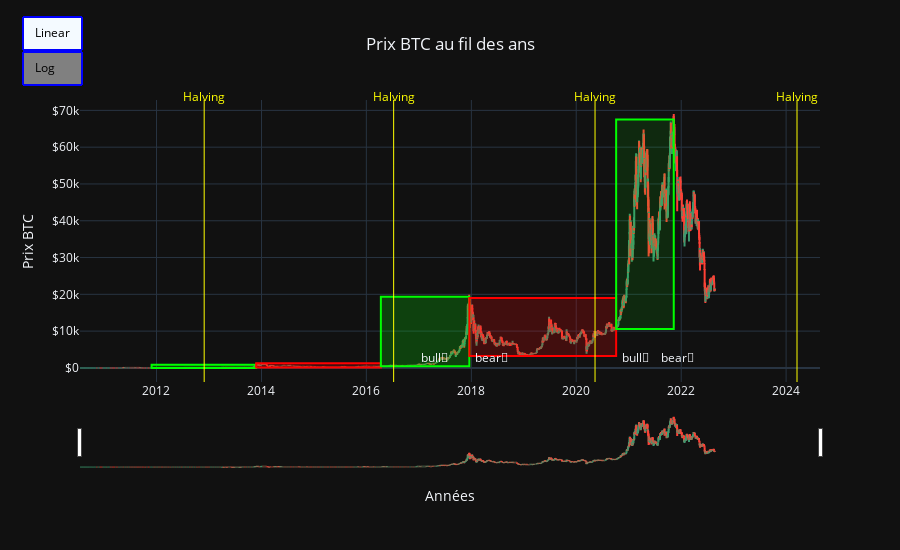

Write notebook code for a chart like this one.
### Code cell
import plotly.graph_objects as go

fig = go.Figure(data=go.Ohlc(x=data['Date'],
                open=data['Open'],
                high=data['High'],
                low=data['Low'],
                close=data['Close']))

x0_0, x1_0 = '2011-11-28', '2013-11-25'
x0_1, x1_1 = '2013-11-25', '2016-04-11'
x0_2, x1_2 = '2016-04-11', '2017-12-18'
x0_3, x1_3 = '2017-12-18', '2020-10-05'
x0_4, x1_4 = '2020-10-05', '2021-11-10'

filtered_data_0 = data.loc[(data['Date'] >= x0_0) & (data['Date'] <= x1_0)]
min_y_0 = filtered_data_0['Close'].min()
max_y_0 = filtered_data_0['Close'].max()

filtered_data_1 = data.loc[(data['Date'] >= x0_1) & (data['Date'] <= x1_1)]
min_y_1 = filtered_data_1['Close'].min()
max_y_1 = filtered_data_1['Close'].max()

filtered_data_2 = data.loc[(data['Date'] >= x0_2) & (data['Date'] <= x1_2)]
min_y_2 = filtered_data_2['Close'].min()
max_y_2 = filtered_data_2['Close'].max()

filtered_data_3 = data.loc[(data['Date'] >= x0_3) & (data['Date'] <= x1_3)]
min_y_3 = filtered_data_3['Close'].min()
max_y_3 = filtered_data_3['Close'].max()

filtered_data_4 = data.loc[(data['Date'] >= x0_4) & (data['Date'] <= x1_4)]
min_y_4 = filtered_data_4['Close'].min()
max_y_4 = filtered_data_4['Close'].max()

fig.update_layout(template='plotly_dark',
    height = 550,
    title='Prix BTC au fil des ans',
    xaxis_title="Années",
    yaxis_title='Prix BTC',title_x=0.5,
    shapes = [dict(type='rect', x0=x0_0, y0=min_y_0, x1=x1_0, y1=max_y_0, fillcolor='rgba(0, 255, 0, 0.2)',line=dict(color='rgba(0, 255, 0, 1)')),
            dict(type='rect', x0=x0_1, y0=min_y_1, x1=x1_1, y1=max_y_1, fillcolor='rgba(255, 0, 0, 0.2)',line=dict(color='rgba(255, 0, 0, 1)')),
            dict(type='rect', x0=x0_2, y0=min_y_2, x1=x1_2, y1=max_y_2, fillcolor='rgba(0, 255, 0, 0.2)', line=dict(color='rgba(0, 255, 0, 1)')),
            dict(type='rect', x0=x0_3, y0=min_y_3, x1=x1_3, y1=max_y_3, fillcolor='rgba(255, 0, 0, 0.2)', line=dict(color='rgba(255, 0, 0, 1)')),
            dict(type='rect', x0=x0_4, y0=min_y_4, x1=x1_4, y1=max_y_4, fillcolor='rgba(0, 255, 0, 0.1)', line=dict(color='rgba(0, 255, 0, 1)')),
            # Halving
            dict(x0='2012-11-28', x1='2012-11-28', y0=0, y1=1, xref='x', yref='paper',line_width=1, line_dash='dot', line_color='yellow'),
            dict(x0='2016-07-09', x1='2016-07-09', y0=0, y1=1, xref='x', yref='paper',line_width=1, line_dash='dot', line_color='yellow'),
            dict(x0='2020-05-11', x1='2020-05-11', y0=0, y1=1, xref='x', yref='paper',line_width=1, line_dash='dot', line_color='yellow'),
            dict(x0='2024-03-17', x1='2024-03-17', y0=0, y1=1, xref='x', yref='paper',line_width=1, line_dash='dot', line_color='yellow')],
    annotations=[dict(x='2017-01-01', y=0.05, xref='x', yref='paper',showarrow=False, xanchor='left', text='bull🐂'),
        dict(x='2018-01-10', y=0.05, xref='x', yref='paper',showarrow=False, xanchor='left', text='bear🐻'),
        dict(x='2020-11-01', y=0.05, xref='x', yref='paper',showarrow=False, xanchor='left', text='bull🐂'),
        dict(x='2021-08-01', y=0.05, xref='x', yref='paper',showarrow=False, xanchor='left', text='bear🐻'),
        # Halving
        dict(x='2012-11-28', y=1.05, xref='x', yref='paper',showarrow=False, xanchor='center', text='Halving', font = dict(color = 'yellow')),
        dict(x='2016-07-09', y=1.05, xref='x', yref='paper',showarrow=False, xanchor='center', text='Halving', font = dict(color = 'yellow')),
        dict(x='2020-05-11', y=1.05, xref='x', yref='paper',showarrow=False, xanchor='center', text='Halving', font = dict(color = 'yellow')),
        dict(x='2024-03-17', y=1.05, xref='x', yref='paper',showarrow=False, xanchor='center', text='Halving', font = dict(color = 'yellow'))],
    updatemenus=[
        dict(type='buttons',
             buttons=[dict(label='Linear', method='relayout',args=[{'yaxis.type': 'linear'}]),
                      dict(label='Log', method='relayout', args=[{'yaxis.type': 'log'}])],
                      x=0, y=1.3, bgcolor = 'gray', bordercolor = 'blue', borderwidth = 2, font = dict(color = 'black')
            )]
)

fig.update_yaxes(
    tickprefix="$", showgrid=True
)

fig.update_xaxes(
     showgrid=True
)

fig.show()

### Figure 1 — Plotly figure (JSON) as saved in the notebook; plotly's stock layout.template omitted (floating-point values rounded to 4 significant figures; data arrays with more than 128 entries replaced by an {"elided": "..."} marker saying what was removed)
{"data": [{"close": {"elided": "4420 float values"}, "high": {"elided": "4420 float values"}, "low": {"elided": "4420 float values"}, "open": {"elided": "4420 float values"}, "type": "ohlc", "x": {"elided": "4420 str values"}}], "layout": {"annotations": [{"showarrow": false, "text": "bull🐂", "x": "2017-01-01", "xanchor": "left", "xref": "x", "y": 0.05, "yref": "paper"}, {"showarrow": false, "text": "bear🐻", "x": "2018-01-10", "xanchor": "left", "xref": "x", "y": 0.05, "yref": "paper"}, {"showarrow": false, "text": "bull🐂", "x": "2020-11-01", "xanchor": "left", "xref": "x", "y": 0.05, "yref": "paper"}, {"showarrow": false, "text": "bear🐻", "x": "2021-08-01", "xanchor": "left", "xref": "x", "y": 0.05, "yref": "paper"}, {"font": {"color": "yellow"}, "showarrow": false, "text": "Halving", "x": "2012-11-28", "xanchor": "center", "xref": "x", "y": 1.05, "yref": "paper"}, {"font": {"color": "yellow"}, "showarrow": false, "text": "Halving", "x": "2016-07-09", "xanchor": "center", "xref": "x", "y": 1.05, "yref": "paper"}, {"font": {"color": "yellow"}, "showarrow": false, "text": "Halving", "x": "2020-05-11", "xanchor": "center", "xref": "x", "y": 1.05, "yref": "paper"}, {"font": {"color": "yellow"}, "showarrow": false, "text": "Halving", "x": "2024-03-17", "xanchor": "center", "xref": "x", "y": 1.05, "yref": "paper"}], "height": 550, "shapes": [{"fillcolor": "rgba(0, 255, 0, 0.2)", "line": {"color": "rgba(0, 255, 0, 1)"}, "type": "rect", "x0": "2011-11-28", "x1": "2013-11-25", "y0": 2.5, "y1": 832.5}, {"fillcolor": "rgba(255, 0, 0, 0.2)", "line": {"color": "rgba(255, 0, 0, 1)"}, "type": "rect", "x0": "2013-11-25", "x1": "2016-04-11", "y0": 111.6, "y1": 1238.0}, {"fillcolor": "rgba(0, 255, 0, 0.2)", "line": {"color": "rgba(0, 255, 0, 1)"}, "type": "rect", "x0": "2016-04-11", "x1": "2017-12-18", "y0": 421.4, "y1": 19350.0}, {"fillcolor": "rgba(255, 0, 0, 0.2)", "line": {"color": "rgba(255, 0, 0, 1)"}, "type": "rect", "x0": "2017-12-18", "x1": "2020-10-05", "y0": 3229.0, "y1": 18970.0}, {"fillcolor": "rgba(0, 255, 0, 0.1)", "line": {"color": "rgba(0, 255, 0, 1)"}, "type": "rect", "x0": "2020-10-05", "x1": "2021-11-10", "y0": 10600.0, "y1": 67530.0}, {"line": {"color": "yellow", "dash": "dot", "width": 1}, "x0": "2012-11-28", "x1": "2012-11-28", "xref": "x", "y0": 0, "y1": 1, "yref": "paper"}, {"line": {"color": "yellow", "dash": "dot", "width": 1}, "x0": "2016-07-09", "x1": "2016-07-09", "xref": "x", "y0": 0, "y1": 1, "yref": "paper"}, {"line": {"color": "yellow", "dash": "dot", "width": 1}, "x0": "2020-05-11", "x1": "2020-05-11", "xref": "x", "y0": 0, "y1": 1, "yref": "paper"}, {"line": {"color": "yellow", "dash": "dot", "width": 1}, "x0": "2024-03-17", "x1": "2024-03-17", "xref": "x", "y0": 0, "y1": 1, "yref": "paper"}], "title": {"text": "Prix BTC au fil des ans", "x": 0.5}, "updatemenus": [{"bgcolor": "gray", "bordercolor": "blue", "borderwidth": 2, "buttons": [{"args": [{"yaxis.type": "linear"}], "label": "Linear", "method": "relayout"}, {"args": [{"yaxis.type": "log"}], "label": "Log", "method": "relayout"}], "font": {"color": "black"}, "type": "buttons", "x": 0, "y": 1.3}], "xaxis": {"showgrid": true, "title": {"text": "Années"}}, "yaxis": {"showgrid": true, "tickprefix": "$", "title": {"text": "Prix BTC"}}}}
